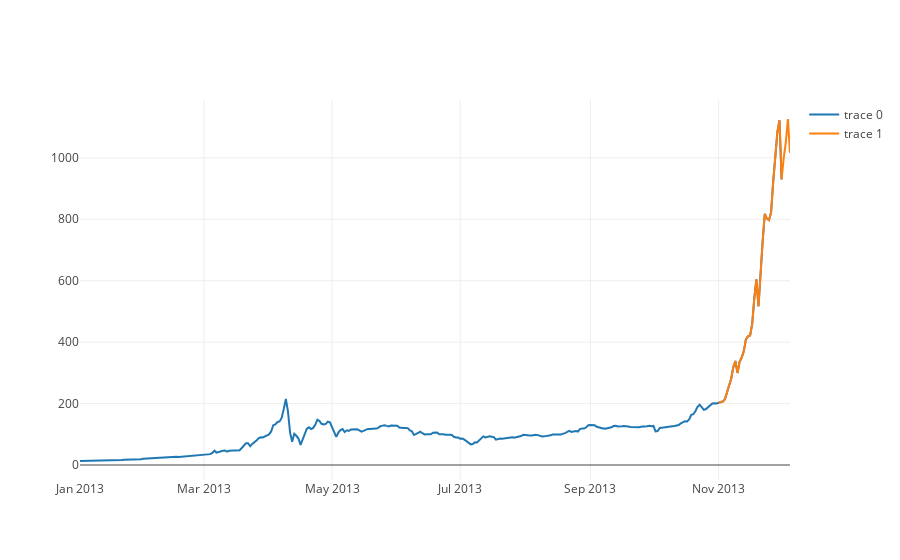

Notebook source saved alongside this figure:
### Code cell
# query # query payload
kw_list = ["bitcoin"]
start_time = '2013-01-01'
end_time = '2013-12-31'
payLoadBuider(kw_list,start_time,end_time)
related_query = pytrends.related_queries()
# word cloud utility# query payload
values = related_query[kw_list[0]]['top']['value']
words = related_query[kw_list[0]]['top']['query']
wordCloudGenerator(values, words,title="Bitcoin top keyword in 2013")

# slice time
df = selectPeriod(btc_usd_datasets, start_year = 2013, start_month = 1, end_year = 2013,end_month = 12)
btc_trace = go.Scatter(x=df.index, y=df['avg_btc_price_usd'])
df = selectPeriod(btc_usd_datasets, start_year = 2013, start_month = 11, start_date = 1, end_year = 2013,end_month = 12, end_date=5)
btc_trace2 = go.Scatter(x=df.index, y=df['avg_btc_price_usd'])
py.iplot([btc_trace,btc_trace2])

### Figure 1 — Plotly figure (JSON) as saved in the notebook; plotly's stock layout.template omitted (floating-point values rounded to 4 significant figures; data arrays with more than 128 entries replaced by an {"elided": "..."} marker saying what was removed)
{"data": [{"type": "scatter", "x": {"elided": "335 str values"}, "y": {"elided": "335 float values"}}, {"type": "scatter", "x": ["2013-11-01", "2013-11-02", "2013-11-03", "2013-11-04", "2013-11-05", "2013-11-06", "2013-11-07", "2013-11-08", "2013-11-09", "2013-11-10", "2013-11-11", "2013-11-12", "2013-11-13", "2013-11-14", "2013-11-15", "2013-11-16", "2013-11-17", "2013-11-18", "2013-11-19", "2013-11-20", "2013-11-21", "2013-11-22", "2013-11-23", "2013-11-24", "2013-11-25", "2013-11-26", "2013-11-27", "2013-11-28", "2013-11-29", "2013-11-30", "2013-12-01", "2013-12-02", "2013-12-03", "2013-12-04", "2013-12-05"], "y": [202.6, 204.2, 206.5, 213.9, 238.4, 255.4, 280.6, 317.9, 338.7, 299.7, 336.3, 350.0, 370.6, 409.2, 418.6, 421.7, 458.8, 542.3, 604.4, 516.7, 646.6, 730.0, 817.8, 802.4, 797.2, 822.5, 922.5, 1004.0, 1085.0, 1122.0, 929.5, 999.1, 1049.0, 1127.0, 1016.0]}], "layout": {}}
